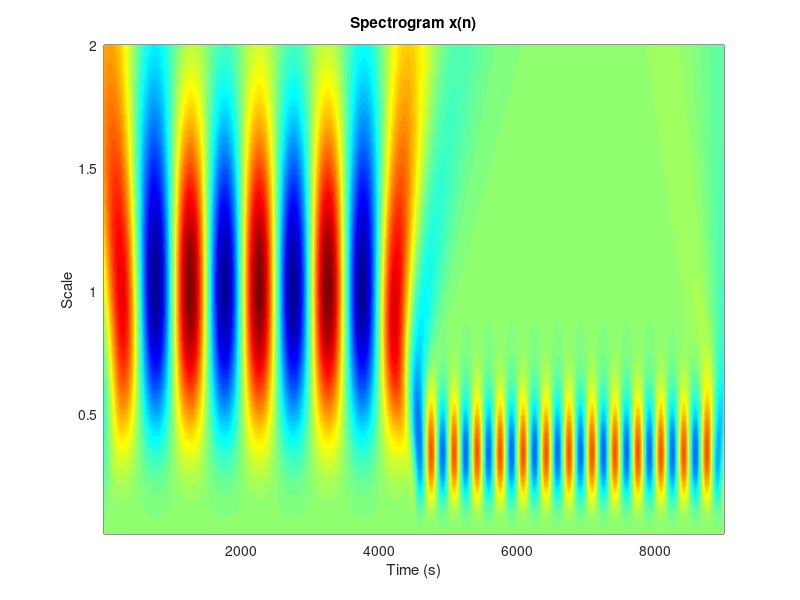

Reproduce this figure in MATLAB.
clear all;
close all;
clc;

fs = 250;           % Sample frequency
N = 3000;           % Data length
time = (-N:N)/fs;      % Time scale
scale = 0.01:0.01:2;     % Values of scaling factor       

%% creating the waveform
n_1 = 1:1:3*N/2 -1;
n_2 = 3*N/2:1:3*N;

sig_1 = sin(0.5*pi*n_1/fs);
sig_2 = sin(1.5*pi*n_2/fs);

sig = [sig_1 sig_2];

n = 1:1:3*N;

figure('Name','CWT Signal - x[n]')
plot(n, sig, 'k');
%scatter(n, sig);
title('Signal x[n]'),xlabel('n'),ylabel('Amplitude');

%% Continuous Wavelet Decomposition

scale_2 = 0.01:0.01:2;
n = 1:1:3*N;

cwt_vals = zeros(length(scale_2), length(n));

for i = 1:length(scale_2)
    wavelt = (2/(sqrt(3*scale_2(i))*pi^(1/4)))*(1-(time/scale_2(i)).^2).*exp(-(time/scale_2(i)).^2 /2);
    conv_sig = conv(sig, wavelt, 'same');
    
    cwt_vals(i,:) = conv_sig;
end
%%
% Ploting the spectrogram
h = pcolor(n, scale_2, cwt_vals);
set(h, 'EdgeColor', 'none');
colormap jet
xlabel('Time (s)')
ylabel('Scale')
title('Spectrogram x(n)')